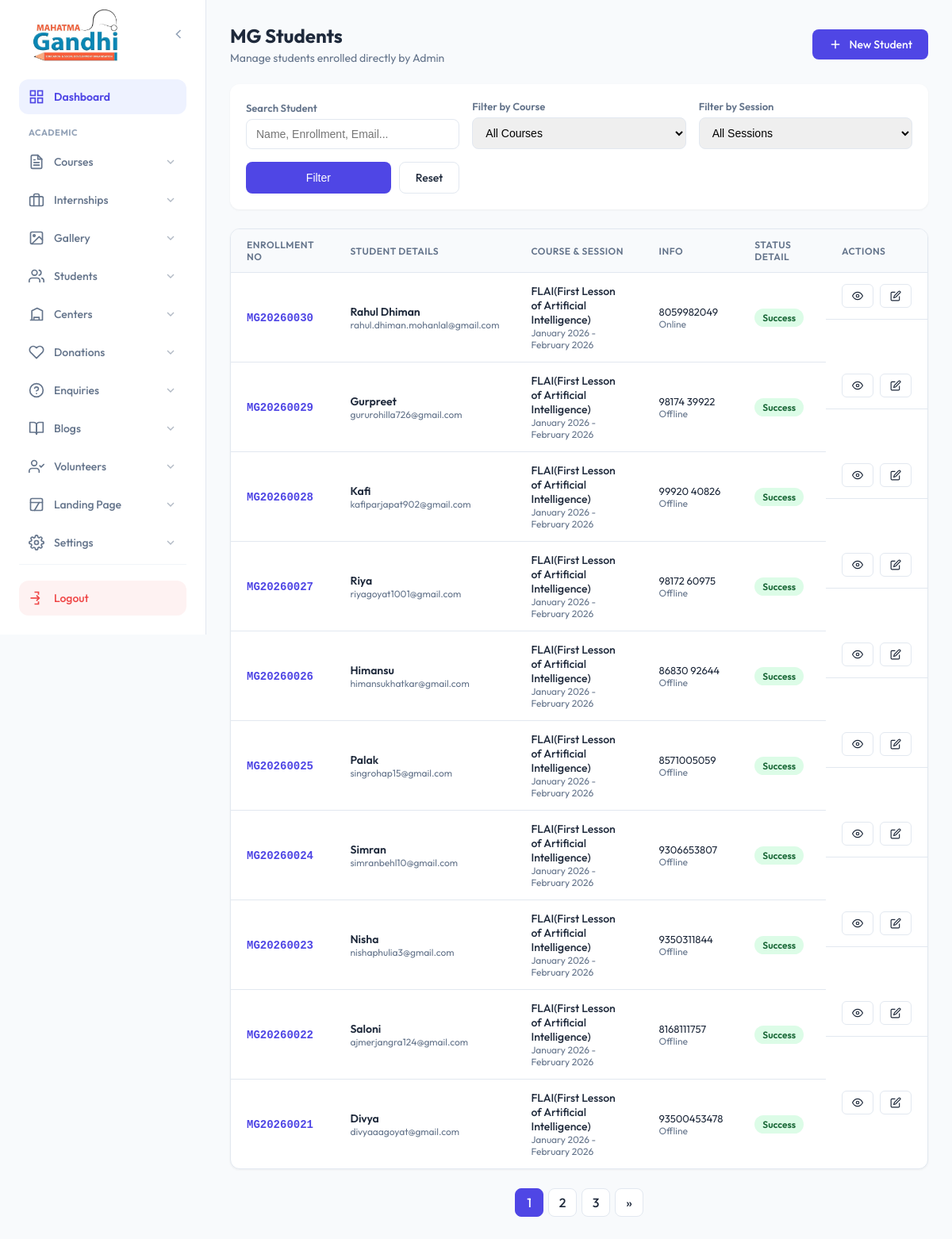
The page /admin/mg-students/mg-students.php on the database its author committed.
### tables this page shows
CREATE TABLE `admissions` (
  `id` int(11) NOT NULL AUTO_INCREMENT,
  `center_id` int(11) DEFAULT NULL,
  `added_by` enum('admin','center') DEFAULT 'admin',
  `enrollment_no` varchar(20) DEFAULT NULL,
  `password` varchar(255) DEFAULT NULL,
  `otp` varchar(6) DEFAULT NULL,
  `otp_expiry` datetime DEFAULT NULL,
  `course_id` int(11) NOT NULL,
  `full_name` varchar(255) NOT NULL,
  `father_name` varchar(255) NOT NULL,
  `mother_name` varchar(255) NOT NULL,
  `dob` date NOT NULL,
  `category` varchar(50) NOT NULL,
  `admission_mode` varchar(20) DEFAULT 'Online',
  `student_photo` varchar(255) DEFAULT NULL,
  `student_sign` varchar(255) DEFAULT NULL,
  `mobile` varchar(15) NOT NULL,
  `alt_mobile` varchar(15) DEFAULT NULL,
  `email` varchar(255) NOT NULL,
  `pincode` varchar(10) NOT NULL,
  `country` varchar(100) NOT NULL,
  `state` varchar(100) NOT NULL,
  `city` varchar(100) NOT NULL,
  `address` text NOT NULL,
  `highest_qual` varchar(100) DEFAULT NULL,
  `school_name` varchar(255) DEFAULT NULL,
  `board_university` varchar(255) DEFAULT NULL,
  `passing_year` int(11) DEFAULT NULL,
  `percentage` varchar(10) DEFAULT NULL,
  `computer_knowledge` varchar(50) DEFAULT NULL,
  `typing_speed` varchar(50) DEFAULT NULL,
  `prev_course_done` tinyint(1) DEFAULT 0,
  `prev_enroll_no` varchar(50) DEFAULT NULL,
  `prev_course_name` varchar(255) DEFAULT NULL,
  `prev_course_session` varchar(50) DEFAULT NULL,
  `aadhar_no` varchar(20) DEFAULT NULL,
  `aadhar_file` varchar(255) DEFAULT NULL,
  `edu_cert_file` varchar(255) DEFAULT NULL,
  `course_fee` decimal(10,2) DEFAULT NULL,
  `payment_status` enum('pending','success','failed') DEFAULT 'pending',
  `razorpay_payment_id` varchar(255) DEFAULT NULL,
  `razorpay_order_id` varchar(255) DEFAULT NULL,
  `created_at` timestamp NULL DEFAULT current_timestamp(),
  `session_id` int(11) DEFAULT NULL,
  PRIMARY KEY (`id`),
  UNIQUE KEY `enrollment_no` (`enrollment_no`)
);

CREATE TABLE `courses` (
  `id` int(11) NOT NULL AUTO_INCREMENT,
  `category_id` int(11) DEFAULT NULL,
  `title` varchar(255) NOT NULL,
  `slug` varchar(255) NOT NULL,
  `video_url` varchar(255) DEFAULT NULL,
  `description` longtext DEFAULT NULL,
  `labels` longtext DEFAULT NULL COMMENT 'Stores badges like Offline Classes, Class 12' CHECK (json_valid(`labels`)),
  `features` longtext DEFAULT NULL COMMENT 'Stores features list' CHECK (json_valid(`features`)),
  `fees` longtext DEFAULT NULL COMMENT 'Stores fee structure' CHECK (json_valid(`fees`)),
  `featured_image` varchar(255) DEFAULT NULL,
  `meta_title` text DEFAULT NULL,
  `meta_desc` text DEFAULT NULL,
  `meta_keywords` text DEFAULT NULL,
  `base_currency` varchar(10) NOT NULL DEFAULT 'INR',
  `is_active` tinyint(1) NOT NULL DEFAULT 1,
  `created_at` timestamp NOT NULL DEFAULT current_timestamp(),
  `updated_at` timestamp NOT NULL DEFAULT current_timestamp() ON UPDATE current_timestamp(),
  `duration_value` int(11) DEFAULT 0,
  `duration_type` varchar(20) DEFAULT 'Months',
  PRIMARY KEY (`id`),
  UNIQUE KEY `slug` (`slug`),
  KEY `category_id` (`category_id`),
  CONSTRAINT `fk_course_category` FOREIGN KEY (`category_id`) REFERENCES `course_categories` (`id`) ON DELETE SET NULL
);

CREATE TABLE `course_sessions` (
  `id` int(11) NOT NULL AUTO_INCREMENT,
  `course_id` int(11) NOT NULL,
  `session_name` varchar(255) NOT NULL,
  `start_month` varchar(50) NOT NULL,
  `end_month` varchar(50) NOT NULL,
  `start_year` int(11) NOT NULL,
  `end_year` int(11) NOT NULL,
  `is_active` tinyint(1) DEFAULT 1,
  `created_at` timestamp NULL DEFAULT current_timestamp(),
  PRIMARY KEY (`id`),
  KEY `course_id` (`course_id`),
  CONSTRAINT `course_sessions_ibfk_1` FOREIGN KEY (`course_id`) REFERENCES `courses` (`id`) ON DELETE CASCADE
);

### admin/mg-students/mg-students.php (the view, shortened to what this page needs)
<?php
$conn = getDbConnection();
$where_clauses = ["(added_by IS NULL OR added_by != 'center')"];
$params = [];
$types = "";
$where_sql = implode(" AND ", $where_clauses);
$limit = 10;
$page = isset($_GET['page']) ? intval($_GET['page']) : 1;
$offset = ($page - 1) * $limit;
$sql = "SELECT a.*, c.title as course_title, s.session_name
        FROM admissions a
        LEFT JOIN courses c ON a.course_id = c.id
        LEFT JOIN course_sessions s ON a.session_id = s.id
        WHERE $where_sql
        ORDER BY a.created_at DESC
        LIMIT ?, ?";
$types .= "ii";
$params[] = $offset;
$params[] = $limit;
$stmt = $conn->prepare($sql);
if ($params) {
    $stmt->bind_param($types, ...$params);
}
$stmt->execute();
$result = $stmt->get_result();
$count_sql = "SELECT COUNT(*) as total FROM admissions a WHERE $where_sql";
$count_stmt = $conn->prepare($count_sql);
$count_stmt->execute();
$total_result = $count_stmt->get_result();
$total_rows = $total_result->fetch_assoc()['total'];
$total_pages = ceil($total_rows / $limit);
?>
<!DOCTYPE html>
<html lang="en">
<head>
</head>
<body>
    <?php include __DIR__ . "/../sidebar.php"; ?>
    <main class="admin-content">
        <div class="admin-wrap">
            <div class="page-header">
                <div>
                    <h1 class="page-title">MG Students</h1>
                    <p style="color:var(--muted); font-size:14px; margin-top:4px">Manage students enrolled directly by Admin</p>
                </div>
                <a href="add-student.php" class="btn btn-primary">
                    <svg width="18" height="18" fill="none" stroke="currentColor" stroke-width="2" viewBox="0 0 24 24"><path d="M12 5v14M5 12h14"/></svg>
                    New Student
                </a>
            </div>
            <div class="filter-card">
                <form method="GET" class="filter-form">
                    <div class="form-group">
                        <label>Search Student</label>
                        <input type="text" name="search" class="form-control" placeholder="Name, Enrollment, Email..." value="<?php echo htmlspecialchars($_GET['search'] ?? ''); ?>">
                    </div>
                    <div class="form-group">
                        <label>Filter by Course</label>
                        <select name="course_id" class="form-control">
                            <option value="">All Courses</option>
                        </select>
                    </div>
                    <div class="form-group">
                        <label>Filter by Session</label>
                        <select name="session_id" class="form-control">
                            <option value="">All Sessions</option>
                        </select>
                    </div>
                    <div class="form-group" style="display:flex; gap:10px">
                        <button type="submit" class="btn btn-primary" style="flex:1">Filter</button>
                        <a href="mg-students.php" class="btn btn-secondary">Reset</a>
                    </div>
                </form>
            </div>
            <div class="table-card">
                <table>
                    <thead>
                        <tr>
                            <th>Enrollment No</th>
                            <th>Student Details</th>
                            <th>Course & Session</th>
                            <th>Info</th>
                            <th>Status Detail</th>
                            <th>Actions</th>
                        </tr>
                    </thead>
                    <tbody>
                        <?php if ($result->num_rows > 0): ?>
                            <?php while($row = $result->fetch_assoc()): ?>
                                <tr>
                                    <td>
                                        <span style="font-family:monospace;font-weight:600;color:var(--indigo)"><?php echo htmlspecialchars($row['enrollment_no']); ?></span>
                                    </td>
                                    <td>
                                        <div class="user-info">
                                            <span class="user-name"><?php echo htmlspecialchars($row['full_name']); ?></span>
                                            <span class="user-email"><?php echo htmlspecialchars($row['email']); ?></span>
                                        </div>
                                    </td>
                                    <td>
                                        <div style="font-weight:500"><?php echo htmlspecialchars($row['course_title'] ?? 'N/A'); ?></div>
                                        <div style="font-size:12px;color:var(--muted)"><?php echo htmlspecialchars($row['session_name'] ?? 'N/A'); ?></div>
                                    </td>
                                    <td>
                                        <div style="font-size:13px;color:var(--text)"><?php echo htmlspecialchars($row['mobile']); ?></div>
                                        <div style="font-size:12px;color:var(--muted)"><?php echo htmlspecialchars($row['admission_mode']); ?></div>
                                    </td>
                                    <td>
                                        <span class="badge <?php echo $row['payment_status'] == 'success' ? 'badge-success' : 'badge-warning'; ?>">
                                            <?php echo ucfirst($row['payment_status']); ?>
                                        </span>
                                    </td>
                                    <td class="actions">
                                        <a href="view-student.php?id=<?php echo $row['id']; ?>" class="btn btn-sm btn-secondary" title="View">
                                            <svg width="14" height="14" fill="none" stroke="currentColor" stroke-width="2" viewBox="0 0 24 24"><path d="M1 12s4-8 11-8 11 8 11 8-4 8-11 8-11-8-11-8z"/><circle cx="12" cy="12" r="3"/></svg>
                                        </a>
                                        <a href="edit-student.php?id=<?php echo $row['id']; ?>" class="btn btn-sm btn-secondary" title="Edit">
                                            <svg width="14" height="14" fill="none" stroke="currentColor" stroke-width="2" viewBox="0 0 24 24"><path d="M11 4H4a2 2 0 0 0-2 2v14a2 2 0 0 0 2 2h14a2 2 0 0 0 2-2v-7"/><path d="M18.5 2.5a2.121 2.121 0 0 1 3 3L12 15l-4 1 1-4 9.5-9.5z"/></svg>
                                        </a>
                                    </td>
                                </tr>
                            <?php endwhile; ?>
                        <?php else: ?>
                            <tr><td colspan="6" style="text-align:center;padding:40px;color:var(--muted)">No students found matching your criteria.</td></tr>
                        <?php endif; ?>
                    </tbody>
                </table>
            </div>
            <?php if ($total_pages > 1): ?>
            <div class="pagination">
                <?php for($i=1; $i<=$total_pages; $i++): ?>
                    <a href="?page=<?php echo $i; ?>&search=<?php echo urlencode($_GET['search']??''); ?>&course_id=<?php echo $_GET['course_id']??''; ?>&session_id=<?php echo $_GET['session_id']??''; ?>" class="page-link <?php echo $page == $i ? 'active' : ''; ?>"><?php echo $i; ?></a>
                <?php endfor; ?>
                <?php if($page < $total_pages): ?>
                    <a href="?page=<?php echo $page+1; ?>&search=<?php echo urlencode($_GET['search']??''); ?>&course_id=<?php echo $_GET['course_id']??''; ?>&session_id=<?php echo $_GET['session_id']??''; ?>" class="page-link">&raquo;</a>
                <?php endif; ?>
            </div>
            <?php endif; ?>
        </div>
    </main>
</body>
</html>

### admin/mg-students/mg-students.php (style rules this page uses)
:root { --active:#22c55e;--indigo:#4f46e5;--line:#e2e8f0;--text:#1e293b;--muted:#64748b;--bg:#f8fafc }
* { margin:0;padding:0;box-sizing:border-box }
body { font-family:'Outfit',system-ui,sans-serif;background:var(--bg);color:var(--text) }
.admin-content { margin-left:260px;min-height:100vh;padding:30px;transition:margin-left .3s ease }
.admin-wrap { max-width:1400px;margin:0 auto }
.page-header { display:flex;justify-content:space-between;align-items:center;margin-bottom:24px }
.page-title { font-size:24px;font-weight:700;color:var(--text) }
.filter-card { background:#fff;padding:20px;border-radius:12px;box-shadow:0 1px 3px rgba(0,0,0,0.05);margin-bottom:24px }
.filter-form { display:grid;grid-template-columns:repeat(auto-fit, minmax(200px, 1fr));gap:16px;align-items:end }
.form-group label { display:block;font-size:13px;font-weight:600;margin-bottom:6px;color:var(--muted) }
.form-control { width:100%;padding:10px 12px;border:1px solid var(--line);border-radius:8px;font-size:14px;transition:all 0.2s }
.btn { padding:10px 20px;border-radius:8px;font-weight:500;text-decoration:none;display:inline-flex;align-items:center;justify-content:center;gap:8px;font-size:14px;border:none;cursor:pointer;transition:all 0.2s }
.btn-primary { background:var(--indigo);color:#fff }
.btn-secondary { background:#fff;border:1px solid var(--line);color:var(--text) }
.table-card { background:#fff;border-radius:12px;overflow:hidden;box-shadow:0 1px 3px rgba(0,0,0,0.05);border:1px solid var(--line) }
table { width:100%;border-collapse:collapse;font-size:14px }
th { background:#f8fafc;padding:12px 20px;text-align:left;font-weight:600;color:var(--muted);border-bottom:1px solid var(--line);font-size:12px;text-transform:uppercase;letter-spacing:0.5px }
td { padding:14px 20px;border-bottom:1px solid var(--line);vertical-align:middle }
tr:last-child td { border-bottom:none }
.badge { padding:4px 10px;border-radius:99px;font-size:12px;font-weight:600;display:inline-block }
.badge-success { background:#dcfce7;color:#166534 }
.actions { display:flex;gap:8px }
.btn-sm { padding:6px 12px;font-size:12px;border-radius:6px;height:30px }
.pagination { display:flex;justify-content:center;gap:6px;margin-top:24px }
.page-link { width:36px;height:36px;display:flex;align-items:center;justify-content:center;border-radius:8px;background:#fff;border:1px solid var(--line);color:var(--text);text-decoration:none;font-weight:500;transition:all 0.2s }
.page-link.active { background:var(--indigo);color:#fff;border-color:var(--indigo) }
.user-info { display:flex;flex-direction:column }
.user-name { font-weight:600;color:var(--text) }
.user-email { font-size:12px;color:var(--muted) }

### admin/sidebar.php (style rules this page uses)
:root { --admin-primary: #4f46e5; --admin-primary-dark: #3730a3; --admin-primary-soft: #eef2ff; --admin-hover-bg: #f5f3ff; --text-main: #1e293b; --text-light: #64748b; --sidebar-w: 260px; --transition: all 0.3s cubic-bezier(0.4, 0, 0.2, 1); --shadow-glow: 0 10px 15px -3px rgba(79, 70, 229, 0.2); }

### rows shown on the page
admissions: enrollment_no "MG20260030", full_name "Rahul Dhiman", email "rahul.dhiman.mohanlal@gmail.com", course.title "FLAI(First Lesson of Artificial Intelligence)", course_sessions.session_name "January 2026 - February 2026", mobile "8059982049", admission_mode "Online", payment_status "Success"
admissions: enrollment_no "MG20260029", full_name "Gurpreet", email "gururohilla726@gmail.com", course.title "FLAI(First Lesson of Artificial Intelligence)", course_sessions.session_name "January 2026 - February 2026", mobile "98174 39922", admission_mode "Offline", payment_status "Success"
admissions: enrollment_no "MG20260028", full_name "Kafi", email "kafiparjapat902@gmail.com", course.title "FLAI(First Lesson of Artificial Intelligence)", course_sessions.session_name "January 2026 - February 2026", mobile "99920 40826", admission_mode "Offline", payment_status "Success"
admissions: enrollment_no "MG20260027", full_name "Riya", email "riyagoyat1001@gmail.com", course.title "FLAI(First Lesson of Artificial Intelligence)", course_sessions.session_name "January 2026 - February 2026", mobile "98172 60975", admission_mode "Offline", payment_status "Success"
admissions: enrollment_no "MG20260026", full_name "Himansu", email "himansukhatkar@gmail.com", course.title "FLAI(First Lesson of Artificial Intelligence)", course_sessions.session_name "January 2026 - February 2026", mobile "86830 92644", admission_mode "Offline", payment_status "Success"
admissions: enrollment_no "MG20260025", full_name "Palak", email "singrohap15@gmail.com", course.title "FLAI(First Lesson of Artificial Intelligence)", course_sessions.session_name "January 2026 - February 2026", mobile "8571005059", admission_mode "Offline", payment_status "Success"
admissions: enrollment_no "MG20260024", full_name "Simran", email "simranbehl10@gmail.com", course.title "FLAI(First Lesson of Artificial Intelligence)", course_sessions.session_name "January 2026 - February 2026", mobile "9306653807", admission_mode "Offline", payment_status "Success"
admissions: enrollment_no "MG20260023", full_name "Nisha", email "nishaphulia3@gmail.com", course.title "FLAI(First Lesson of Artificial Intelligence)", course_sessions.session_name "January 2026 - February 2026", mobile "9350311844", admission_mode "Offline", payment_status "Success"
admissions: enrollment_no "MG20260022", full_name "Saloni", email "ajmerjangra124@gmail.com", course.title "FLAI(First Lesson of Artificial Intelligence)", course_sessions.session_name "January 2026 - February 2026", mobile "8168111757", admission_mode "Offline", payment_status "Success"
admissions: enrollment_no "MG20260021", full_name "Divya", email "divyaaagoyat@gmail.com", course.title "FLAI(First Lesson of Artificial Intelligence)", course_sessions.session_name "January 2026 - February 2026", mobile "93500453478", admission_mode "Offline", payment_status "Success"
